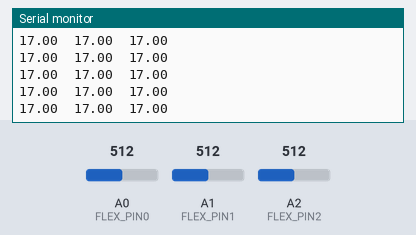
Bench run of a sketch on a simulated Arduino Uno, built with avr-gcc and run on an emulated ATmega328P. Shown: the last lines printed to the serial monitor. The test bench sets the inputs (shaded band); at power-on: A0 (FLEX_PIN0) = 512, A1 (FLEX_PIN1) = 512, A2 (FLEX_PIN2) = 512.

Above: at 1.2 s.
1.3 s: A0 (FLEX_PIN0) set to 440
At 2.3 s:
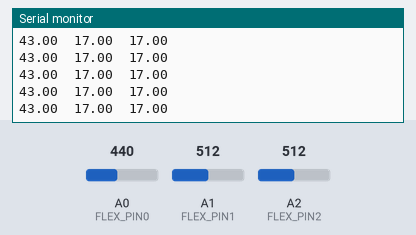
2.8 s: A0 (FLEX_PIN0) set to 409
At 3.9 s:
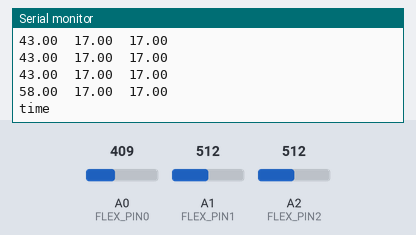
4.3 s: A1 (FLEX_PIN1) set to 436
5.8 s: A1 (FLEX_PIN1) set to 411
At 7.0 s:
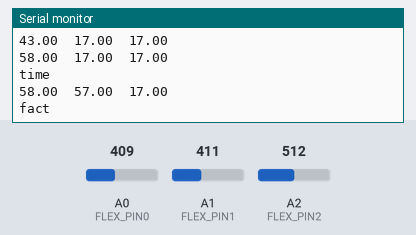
7.3 s: A2 (FLEX_PIN2) set to 442
8.8 s: A2 (FLEX_PIN2) set to 413
At 9.5 s:
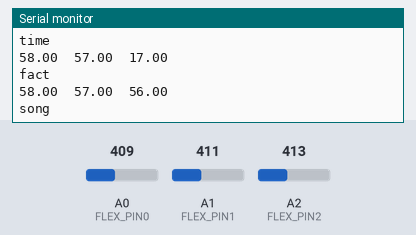
Timing chart, 0 to 11.3 s (numbered marks = the images above; inputs shaded):
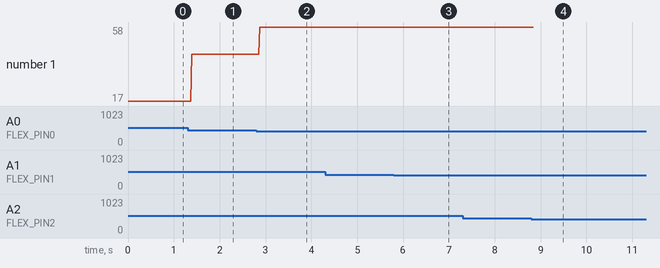

The sketch:

Arduino_getInput.ino
```cpp
/* Alexa and Arduino at your fingertips
 *  Created by: Alex Peterson on 10/2/2018
 *
 *  This program reads data input from flexible potentiometers to calculate
 *  an angle, which is used to output a Serial Port message to an awaiting program
 *  which executes auditory output.
*/

const float VCC = 4.98; // Measured voltage of Ardunio 5V line
const float R_DIV = 47500.0; // Measured resistance of 3.3k resistor
const float STRAIGHT_RESISTANCE = 37300.0; // resistance when straight
const float BEND_RESISTANCE = 90000.0; // resistance at 90 deg
// index finger
const int FLEX_PIN0 = A0;
// middle finger
const int FLEX_PIN1 = A1;
// ring finger
const int FLEX_PIN2 = A2;

void setup()
{
  Serial.begin(9600);
  pinMode(FLEX_PIN0, INPUT);
  pinMode(FLEX_PIN1, INPUT);
  pinMode(FLEX_PIN2, INPUT);
}

void loop()
{
  // associates the flex sensor with the pin it's connected to
  int flexADC_0 = analogRead(FLEX_PIN0);
  int flexADC_1 = analogRead(FLEX_PIN1);
  int flexADC_2 = analogRead(FLEX_PIN2);

  // calculates resistance and ohms. (used to find angle of bend)
  float flexV_0 = flexADC_0 * VCC / 1023.0; // resistance
  float flexR_0 = R_DIV * (VCC / flexV_0 - 1.0); // __ ohms

  float flexV_1 = flexADC_1 * VCC / 1023.0; // resistance
  float flexR_1 = R_DIV * (VCC / flexV_1 - 1.0); // __ ohms

  float flexV_2 = flexADC_2 * VCC / 1023.0; // resistance
  float flexR_2 = R_DIV * (VCC / flexV_2 - 1.0); // __ ohms


  // Calculated resistance estimating bend angle:
  float angle_0 = map(flexR_0, STRAIGHT_RESISTANCE, BEND_RESISTANCE, 0, 90.0);
  float angle_1 = map(flexR_1, STRAIGHT_RESISTANCE, BEND_RESISTANCE, 0, 90.0);
  float angle_2 = map(flexR_2, STRAIGHT_RESISTANCE, BEND_RESISTANCE, 0, 90.0);
  Serial.print(angle_0);
   Serial.print("  ");
   Serial.print(angle_1);
    Serial.print("  ");
    Serial.print(angle_2);
    Serial.println();

  // output messages based on finger bend combinations:

  // None fingers are bent.
  if (angle_0 <= 50   &&   angle_1 <= 50   &   angle_2 <=50){
      Serial.println();
  }

  // Only the first two fingers are bent.
  else if (angle_0 > 50   &&   angle_1 > 50   &&   angle_2 <= 50){
      Serial.println("fact");
      delay (3000);
    }

  // Only the last two fingers are bent.
  else if (angle_0 <= 50   &&   angle_1 > 50   &&   angle_2 > 50){
      Serial.println("quote");
      delay(3000);
    }

  // All three fingers are bent.
  else if (angle_0 > 50   &&   angle_1 > 50   &&   angle_2 > 50){
      Serial.println("song");
      delay(3000);
    }

  // Only the first finger is bent.
  else if (angle_0 > 50   &&   angle_1 <= 50   &&   angle_2 <= 50){
      Serial.println("time");
      delay(3000);
    }

  // Only the seccond finger is bent.
  else if (angle_0 <= 50   &&   angle_1 > 50   &&   angle_2 <= 50)
  {
      Serial.println("flip");
      delay (3000);
  }

  // Only the third finger is bent.
  else if (angle_0 <= 50   &&   angle_1 <= 50   &&   angle_2 > 60)
  {
      Serial.println("reminder");
      delay(3000);
  }


  // re-sets the angle value as 0. The next iteration will calculate a new angle.
  angle_0 = 0;
  angle_1 = 0;
  angle_2 = 0;
}
```

Measured:
- the behaviour switches between 424 and 423 on A0 (FLEX_PIN0) (found by bisection; images 1 and 2)
- the behaviour switches between 424 and 423 on A1 (FLEX_PIN1) (found by bisection; images 2 and 3)
- the behaviour switches between 424 and 423 on A2 (FLEX_PIN2) (found by bisection; images 3 and 4)
- after the input at 1.3 s, the serial monitor: prints a new line after 0.09 s (image 1)
- after the input at 2.8 s, the serial monitor: prints a new line after 0.07 s (image 2)
- after the input at 5.8 s, the serial monitor: prints a new line at once (image 3)
- after the input at 8.8 s, the serial monitor: prints a new line at once (image 4)
- plotted number 1: 17 → 43 after the input at 1.3 s, 43 → 58 after the input at 2.8 s
